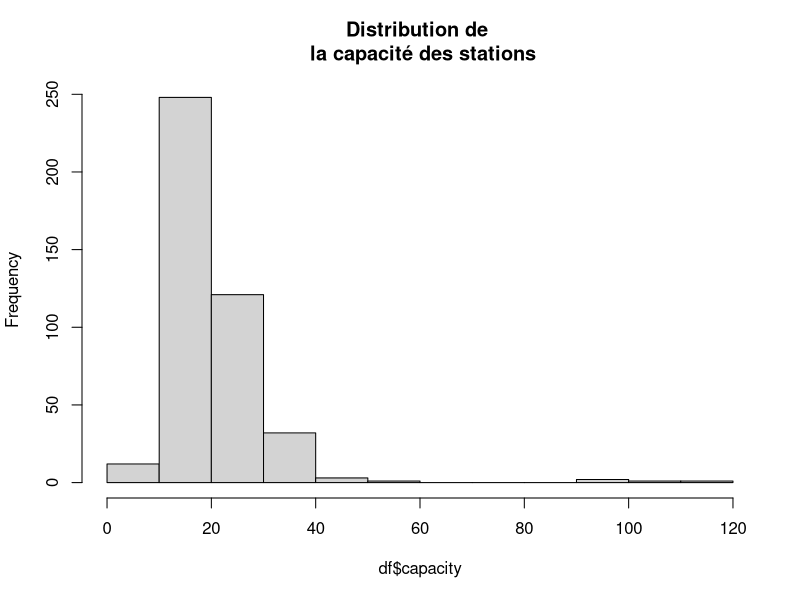
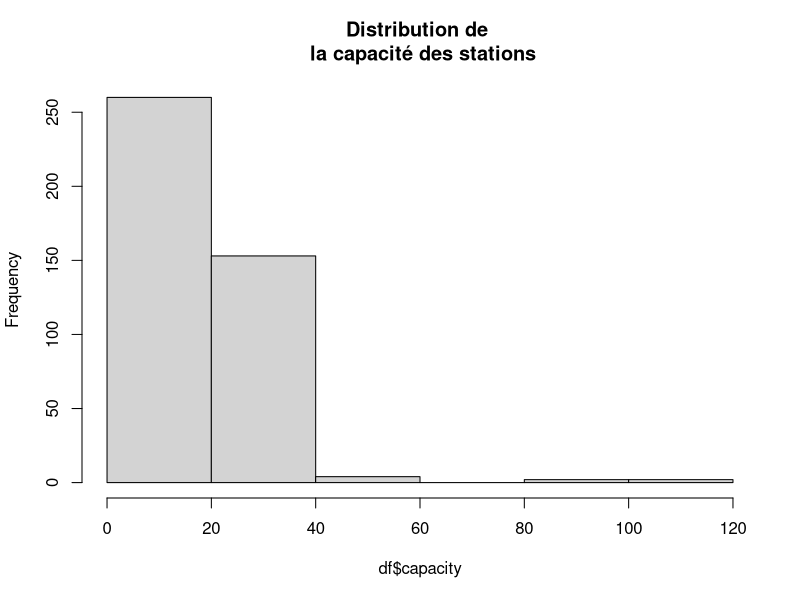
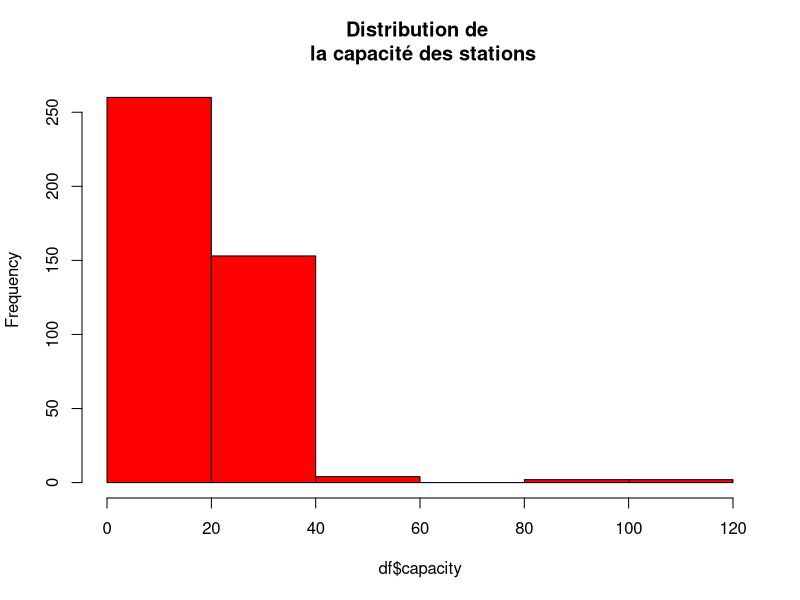
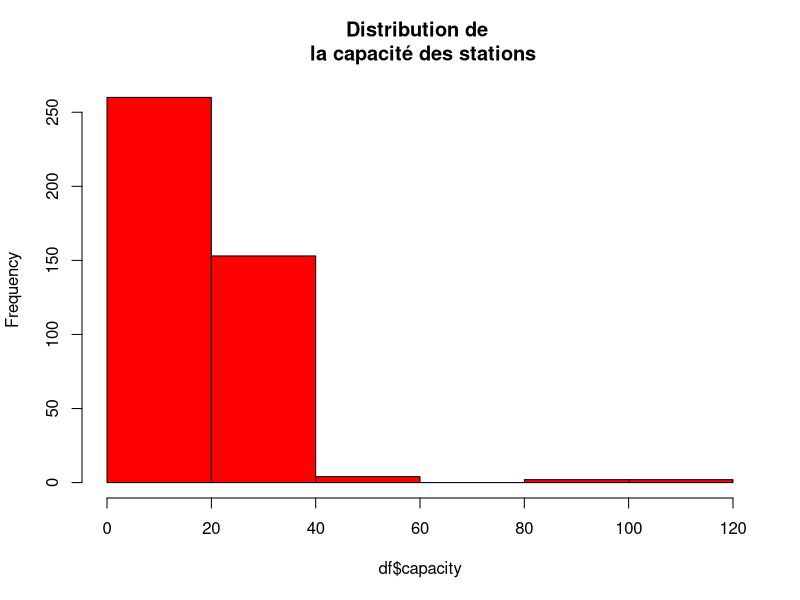
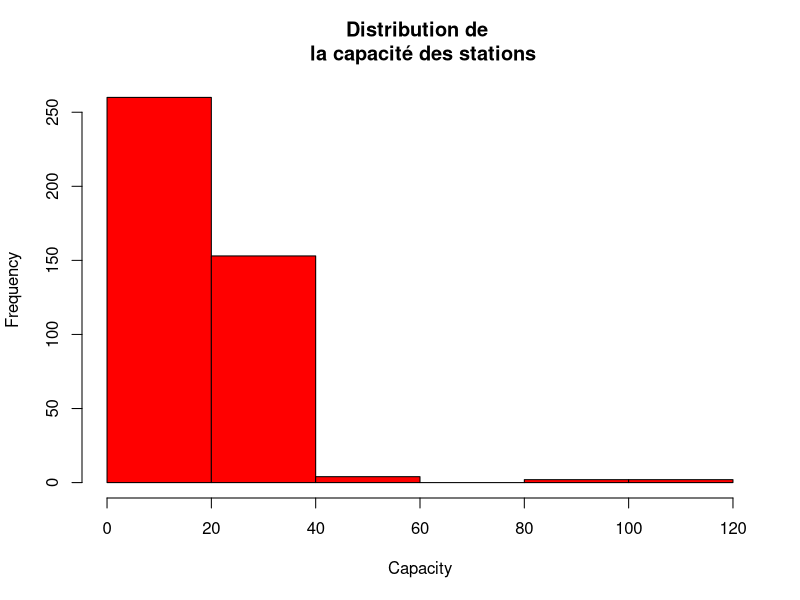
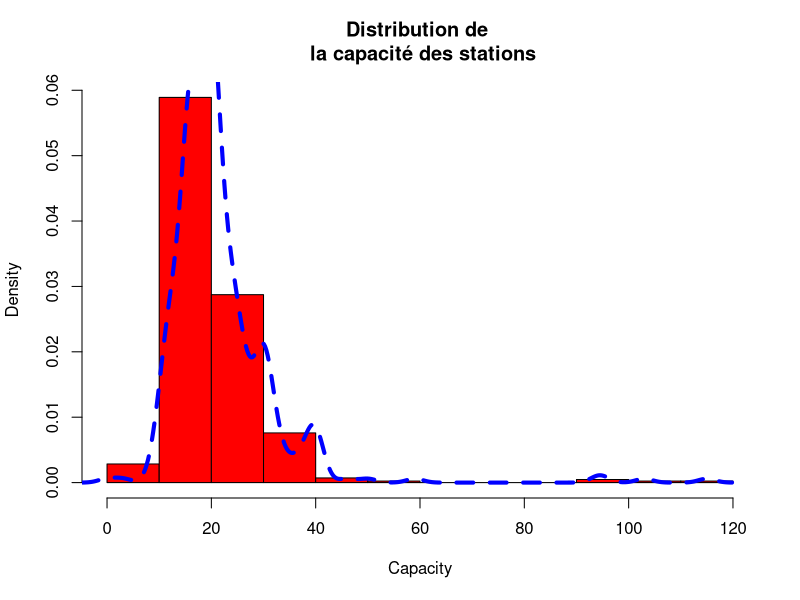
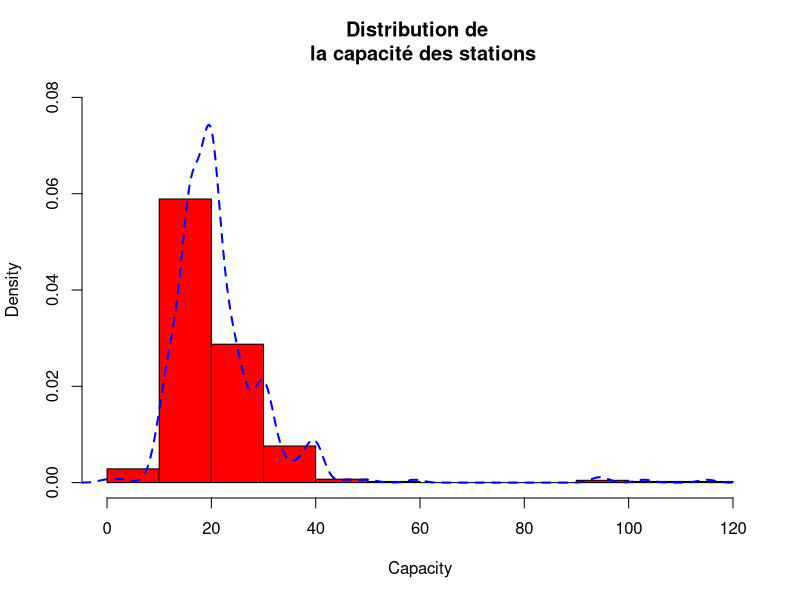
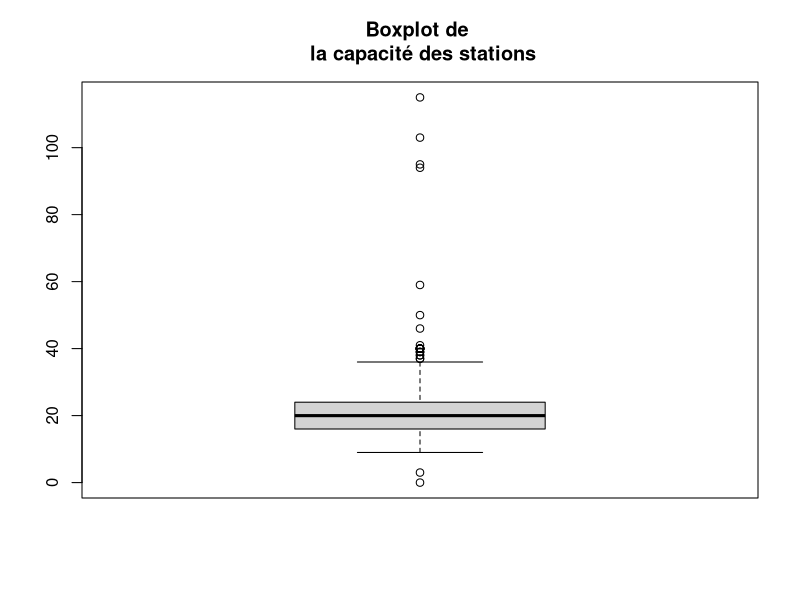

Source code (R) for these figures, in order:
getwd()
setwd("L:/BUT/SD/Promo 2023/fbeck/r")
df = read.csv(file = "velov.csv",
              header = TRUE,
              sep = ";", 
              dec = "," )
summary(df)
class(df$status)
class(df$CodePostal)

df$status = as.factor(df$status)
df$CodePostal = as.factor(df$CodePostal)

df$bornes = ifelse(df$capacity != (df$bikes + df$stands), "KO" , "OK")
table(df$bornes)

hist(x = df$capacity, 
     main = "Distribution de \n la capacité des stations")

hist(x = df$capacity, 
     main = "Distribution de \n la capacité des stations", breaks = 6)

hist(x = df$capacity, 
     main = "Distribution de \n la capacité des stations", breaks = 6, col="red")

hist(x = df$capacity, 
     main = "Distribution de \n la capacité des stations", breaks = 6, col="red")

hist(x = df$capacity, 
     main = "Distribution de \n la capacité des stations",
     breaks = 6,
     col = "red",
     xlab = "Capacity")

hist(x = df$capacity, 
     main = "Distribution de \n la capacité des stations",
     col = "red",
     probability = TRUE,
     xlab = "Capacity")

lines(density(df$capacity),
      lty = 2,
      col = "blue",
      lwd = 4)

hist(x = df$capacity, 
     main = "Distribution de \n la capacité des stations",
     col = "red",
     probability = TRUE,
     xlab = "Capacity",
     ylim = c(0,0.08))

lines(density(df$capacity),
      lty = 2,
      col = "blue",
      lwd = 2)

boxplot(x = df$capacity, 
        main = "Boxplot de \n la capacité des stations")

boxplot(x = df$capacity, 
        main = "Boxplot de \n la capacité des stations",
        horizontal = TRUE)

boxplot(x = df$capacity, 
        main = "Boxplot de \n la capacité des stations",
        horizontal = FALSE,
        outline = FALSE)

points(mean(df$capacity), col = "red", pch = 15, cex = 2)

par(mfrow=c(1,2)) #fenêtre sur 1 ligne et 2 colonnes
#7ème
df7 = subset(df, CodePostal == "69007")
boxplot(x = df7$bikes, 
        main = "Boxplot nb vélos \n 69007",
        ylim = c(0,40))
#8ème
df8 = subset(df, CodePostal == "69008")
boxplot(x = df8$bikes, 
        main = "Boxplot nb vélos \n 69008",
        ylim = c(0,40))
#C'est plus simple d'analyser les deux graphiques si la borne des ordonnées est la même.
# On remarque que la disponibilité des stations est plus homogènes sur le 8ème.

par(mfrow=c(1,1)) #fenêtre sur 1 ligne et 1 colonne
# Tracer le graphique boxplot
boxplot(formula = bikes ~ bonus,
        data = df, 
        main = "Dispo vélos vs Stations Bonus")

  # Calculer les moyennes de chaque groupe
  means <- tapply(X = df$bikes, 
                  INDEX = df$bonus, 
                  FUN = function(X) mean(X))
  print(means)
  # Ajouter les moyennes de chaque groupe au graphique
  points(means, col = "red", pch = 19)